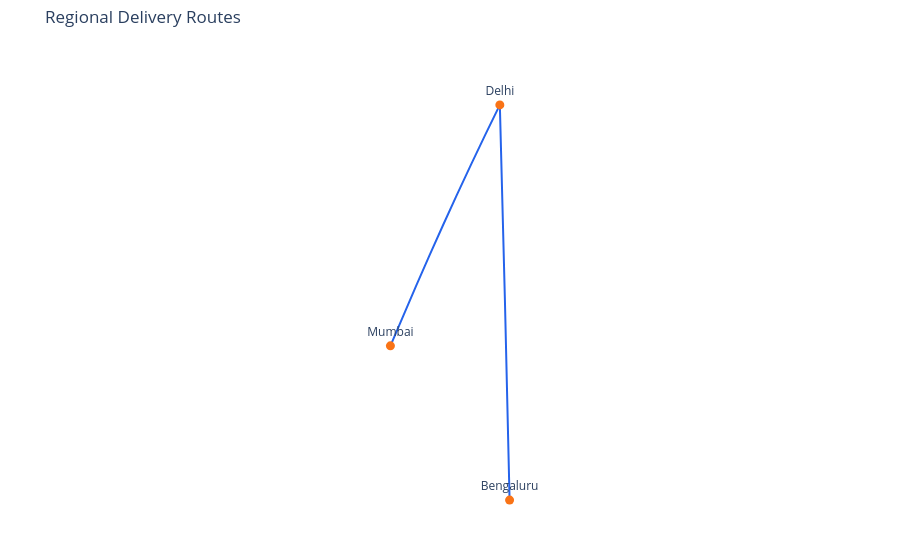

Source (notebook cell):
### Markdown cell above
# Connection Map

Runnable example from the accompanying README.

### Code cell
import plotly.graph_objects as go

# Define each route as origin and destination coordinates.
routes = [(28.6139, 77.2090, 19.0760, 72.8777), (28.6139, 77.2090, 12.9716, 77.5946)]

# Draw one geographic line for every route.
fig = go.Figure()
for origin_lat, origin_lon, destination_lat, destination_lon in routes:
    fig.add_trace(
        go.Scattergeo(
            lat=[origin_lat, destination_lat],
            lon=[origin_lon, destination_lon],
            mode="lines",
            line={"width": 2, "color": "#2563EB"},
            showlegend=False,
        )
    )

# Add endpoint markers, configure the map, save, and display it.
fig.add_trace(
    go.Scattergeo(
        lat=[28.6139, 19.0760, 12.9716],
        lon=[77.2090, 72.8777, 77.5946],
        text=["Delhi", "Mumbai", "Bengaluru"],
        mode="markers+text",
        marker={"size": 9, "color": "#F97316"},
        textposition="top center",
        showlegend=False,
    )
)
fig.update_geos(fitbounds="locations", visible=False)
fig.update_layout(
    title="Regional Delivery Routes", margin={"l": 0, "r": 0, "t": 45, "b": 0}
)
fig.write_html("connection_map.html", include_plotlyjs=True)
fig.show()

### Figure 1 — Plotly figure (JSON) as saved in the notebook; plotly's stock layout.template omitted (floating-point values rounded to 4 significant figures)
{"data": [{"lat": [28.61, 19.08], "line": {"color": "#2563EB", "width": 2}, "lon": [77.21, 72.88], "mode": "lines", "showlegend": false, "type": "scattergeo"}, {"lat": [28.61, 12.97], "line": {"color": "#2563EB", "width": 2}, "lon": [77.21, 77.59], "mode": "lines", "showlegend": false, "type": "scattergeo"}, {"lat": [28.61, 19.08, 12.97], "lon": [77.21, 72.88, 77.59], "marker": {"color": "#F97316", "size": 9}, "mode": "markers+text", "showlegend": false, "text": ["Delhi", "Mumbai", "Bengaluru"], "textposition": "top center", "type": "scattergeo"}], "layout": {"geo": {"fitbounds": "locations", "visible": false}, "margin": {"b": 0, "l": 0, "r": 0, "t": 45}, "title": {"text": "Regional Delivery Routes"}}}
